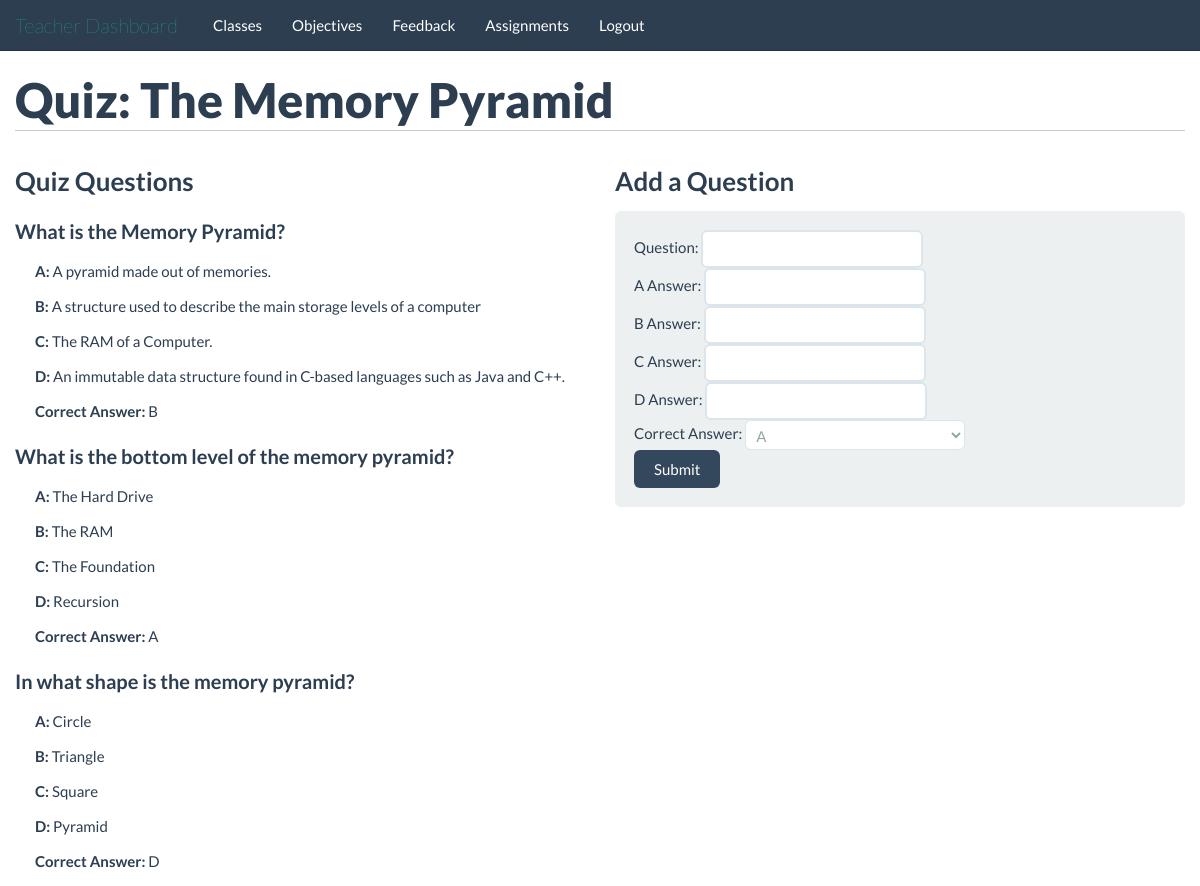
/teachers/quizzes/1/ (signed in), run on the app's committed database.
### tables this page shows
CREATE TABLE quizzes(
id INTEGER PRIMARY KEY,
topic_id INTEGER,
number_easy INTEGER,
number_medium INTEGER,
number_hard INTEGER,
creator_id INTEGER,
class_id INTEGER, name text,
FOREIGN KEY(topic_id) REFERENCES topics(id),
FOREIGN KEY(creator_id) REFERENCES people(id),
FOREIGN KEY(class_id) REFERENCES classes(id)
);

CREATE TABLE questions(
id INTEGER PRIMARY KEY,
correct_answer INTEGER,
topic_id INTEGER,
difficulty INTEGER,
question_text BLOB,
a_answer_text BLOB,
b_answer_text BLOB,
c_answer_text BLOB,
d_answer_text BLOB, quiz_id INTEGER,
FOREIGN KEY(topic_id) REFERENCES topics(id)
);

### application/teachers.py (the view)
@app.route('/teachers/quizzes/<quiz_id>/')
@validate_teacher
def quiz_page(quiz_id=None):
	questions_db = query_db("select question_text, correct_answer, a_answer_text, b_answer_text, c_answer_text, d_answer_text from questions where quiz_id=?;", [quiz_id])
	questions = []
	for question in questions_db:
		quest_choice = {}
		quest_choice['text'] = question[0]
		quest_choice['correct'] = ["A", "B", "C", "D"][question[1]]
		quest_choice['a'] = question[2]
		quest_choice['b'] = question[3]
		quest_choice['c'] = question[4]
		quest_choice['d'] = question[5]
		questions.append(quest_choice)
	quiz_name = query_db("SELECT name FROM quizzes WHERE id=?;", [quiz_id])
	return render_template('/teachers/quiz_page.html', quiz_id=quiz_id, questions=questions, quiz_name=str(quiz_name[0][0]))

### application/db_connect.py (called while the page is built)
def get_db():
    db = getattr(g, '_database', None)
    if db is None:
        db = g._database = sqlite3.connect(DATABASE)
    return db

@app.teardown_appcontext
def close_connection(exception):
    db = getattr(g, '_database', None)
    if db is not None:
        db.close()

def query_db(query, args=(), one=False):
    cur = get_db().execute(query, args)
    returnval = cur.fetchall()
    cur.close()
    return (returnval[0] if returnval else None) if one else returnval

def validate_teacher(func):
	@wraps(func)
	def f(*args, **kwds):
		if not 'isTeacher' in session:
			return redirect("/")
		if session['isTeacher'] == 0:
			return redirect("/students/")
		return func(*args, **kwds)
	return f

### application/templates/teachers/quiz_page.html (shortened to what this page needs)
{% extends "/teachers/base_template.html" %}
	{% block body %}
		<div class="container">
			<div class="row">
				<div class="span12">
					<h1>Quiz: {{quiz_name}}</h1>
				</div>
			</div>
			<div class="row">
				<div class="span6">
					<h2>Quiz Questions</h2>
						{% for question in questions %}
							<h3>{{question.text}}</h3>
							<div class="indent">
								<p><strong>A:</strong> {{question.a}}</p>
								<p><strong>B:</strong> {{question.b}}</p>
								<p><strong>C:</strong> {{question.c}}</p>
								<p><strong>D:</strong> {{question.d}}</p>
								<p><strong>Correct Answer:</strong> {{question.correct}}</p>
							</div>
						{% endfor %}
				</div>
				<div class="span6">
					<h2>Add a Question</h2>
					<form class="form-horizontal well" method="POST" action="/teachers/questions/create/{{quiz_id}}/">
						<fieldset>
							<div><span>Question: </span><input type="text" name="question"  required/></div>
							<div><span>A Answer: </span><input type="text" name="a_answer"  required/></div>
							<div><span>B Answer: </span><input type="text" name="b_answer"  required/></div>
							<div><span>C Answer: </span><input type="text" name="c_answer"  required/></div>
							<div><span>D Answer: </span><input type="text" name="d_answer"  required/></div>
							<div><span>Correct Answer: </span>
								<select name="answer" required>
									<option value="0">A</option>
								</select>
							</div>
							<div><input type="submit" class="btn btn-primary"></div>
						</fieldset>
					</form>
				</div>
			</div>
		</div>
	{% endblock %}

### application/templates/teachers/base_template.html (style rules this page uses)
h1 { border-bottom: 1px solid #ccc; padding-bottom: 10px; margin-bottom: 20px; }
h2 { font-size: 26px; }

### application/templates/teachers/quiz_page.html (style rules this page uses)
h3 { font-size: 20px; }
.indent { margin-left:20px; }

### data on the page
quizzes: name "The Memory Pyramid"
questions: text "What is the Memory Pyramid?", a "A pyramid made out of memories.", b "A structure used to describe the main storage levels of a computer", c "The RAM of a Computer.", d "An immutable data structure found in C-based languages such as Java and C++.", correct "B"
questions: text "What is the bottom level of the memory pyramid?", a "The Hard Drive", b "The RAM", c "The Foundation", d "Recursion", correct "A"
questions: text "In what shape is the memory pyramid?", a "Circle", b "Triangle", c "Square", d "Pyramid", correct "D"

### other printed values
{{ link_text|e }} "Classes" "Objectives" "Feedback" "Assignments" "Logout"
